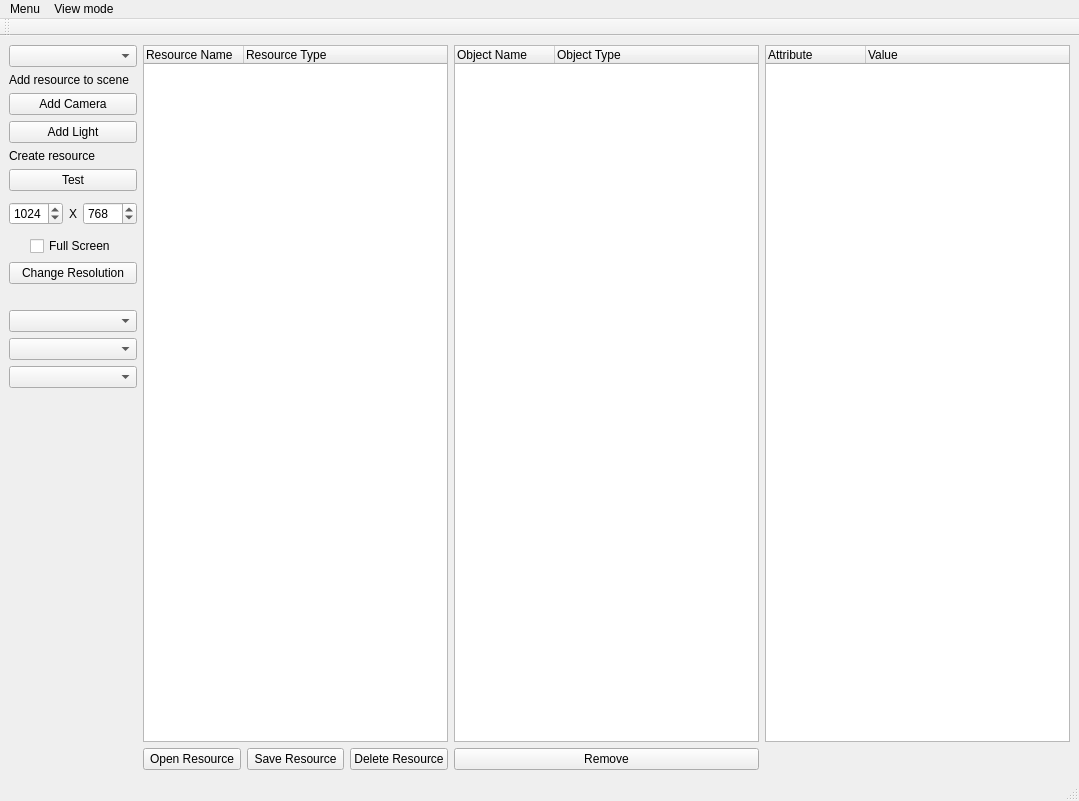
<?xml version="1.0" encoding="UTF-8"?>
<ui version="4.0">
 <class>MainWindow</class>
 <widget class="QMainWindow" name="MainWindow">
  <property name="geometry">
   <rect>
    <x>0</x>
    <y>0</y>
    <width>1079</width>
    <height>801</height>
   </rect>
  </property>
  <property name="windowTitle">
   <string>MainWindow</string>
  </property>
  <widget class="QWidget" name="centralwidget">
   <layout class="QGridLayout" name="gridLayout">
    <item row="0" column="0" colspan="2">
     <layout class="QVBoxLayout" name="verticalLayout">
      <item>
       <widget class="QComboBox" name="comboGameBackend"/>
      </item>
      <item>
       <widget class="QLabel" name="labelAddResource">
        <property name="sizePolicy">
         <sizepolicy hsizetype="Preferred" vsizetype="Maximum">
          <horstretch>0</horstretch>
          <verstretch>0</verstretch>
         </sizepolicy>
        </property>
        <property name="text">
         <string>Add resource to scene</string>
        </property>
       </widget>
      </item>
      <item>
       <widget class="QPushButton" name="btnAddCamera">
        <property name="text">
         <string>Add Camera</string>
        </property>
       </widget>
      </item>
      <item>
       <widget class="QPushButton" name="btnAddLight">
        <property name="text">
         <string>Add Light</string>
        </property>
       </widget>
      </item>
      <item>
       <widget class="QLabel" name="labelCreateReousrce">
        <property name="sizePolicy">
         <sizepolicy hsizetype="Preferred" vsizetype="Maximum">
          <horstretch>0</horstretch>
          <verstretch>0</verstretch>
         </sizepolicy>
        </property>
        <property name="text">
         <string>Create resource</string>
        </property>
       </widget>
      </item>
      <item>
       <layout class="QVBoxLayout" name="verticalLayout_2">
        <item>
         <widget class="QPushButton" name="btnTest">
          <property name="text">
           <string>Test</string>
          </property>
         </widget>
        </item>
        <item>
         <layout class="QHBoxLayout" name="horizontalLayout">
          <property name="topMargin">
           <number>5</number>
          </property>
          <property name="bottomMargin">
           <number>5</number>
          </property>
          <item alignment="Qt::AlignHCenter">
           <widget class="QSpinBox" name="spinWidth">
            <property name="sizePolicy">
             <sizepolicy hsizetype="Maximum" vsizetype="Fixed">
              <horstretch>0</horstretch>
              <verstretch>0</verstretch>
             </sizepolicy>
            </property>
            <property name="minimum">
             <number>0</number>
            </property>
            <property name="maximum">
             <number>9999</number>
            </property>
            <property name="value">
             <number>1024</number>
            </property>
           </widget>
          </item>
          <item alignment="Qt::AlignHCenter">
           <widget class="QLabel" name="label">
            <property name="sizePolicy">
             <sizepolicy hsizetype="Expanding" vsizetype="Preferred">
              <horstretch>0</horstretch>
              <verstretch>0</verstretch>
             </sizepolicy>
            </property>
            <property name="text">
             <string>X</string>
            </property>
           </widget>
          </item>
          <item>
           <widget class="QSpinBox" name="spinHeight">
            <property name="sizePolicy">
             <sizepolicy hsizetype="Expanding" vsizetype="Fixed">
              <horstretch>0</horstretch>
              <verstretch>0</verstretch>
             </sizepolicy>
            </property>
            <property name="maximum">
             <number>9999</number>
            </property>
            <property name="value">
             <number>768</number>
            </property>
           </widget>
          </item>
         </layout>
        </item>
        <item alignment="Qt::AlignHCenter">
         <widget class="QCheckBox" name="checkFullScreen">
          <property name="text">
           <string>Full Screen</string>
          </property>
         </widget>
        </item>
        <item>
         <widget class="QPushButton" name="btnChangeResolution">
          <property name="text">
           <string>Change Resolution</string>
          </property>
         </widget>
        </item>
        <item>
         <spacer name="verticalSpacer_2">
          <property name="orientation">
           <enum>Qt::Vertical</enum>
          </property>
          <property name="sizeType">
           <enum>QSizePolicy::Minimum</enum>
          </property>
          <property name="sizeHint" stdset="0">
           <size>
            <width>20</width>
            <height>20</height>
           </size>
          </property>
         </spacer>
        </item>
        <item>
         <widget class="QComboBox" name="comboRenderingType"/>
        </item>
        <item>
         <widget class="QComboBox" name="comboAntiAliasing"/>
        </item>
        <item>
         <widget class="QComboBox" name="comboRenderTargets"/>
        </item>
        <item>
         <spacer name="verticalSpacer">
          <property name="orientation">
           <enum>Qt::Vertical</enum>
          </property>
          <property name="sizeHint" stdset="0">
           <size>
            <width>20</width>
            <height>40</height>
           </size>
          </property>
         </spacer>
        </item>
       </layout>
      </item>
     </layout>
    </item>
    <item row="5" column="4">
     <layout class="QGridLayout" name="gridLayout_2">
      <item row="0" column="1">
       <widget class="QPushButton" name="btnSaveResource">
        <property name="text">
         <string>Save Resource</string>
        </property>
       </widget>
      </item>
      <item row="0" column="2">
       <widget class="QPushButton" name="btnDeleteResource">
        <property name="text">
         <string>Delete Resource</string>
        </property>
       </widget>
      </item>
      <item row="0" column="0">
       <widget class="QPushButton" name="btnOpenResource">
        <property name="text">
         <string>Open Resource</string>
        </property>
       </widget>
      </item>
     </layout>
    </item>
    <item row="0" column="4">
     <widget class="QTreeWidget" name="resourceListWidget">
      <property name="columnCount">
       <number>2</number>
      </property>
      <column>
       <property name="text">
        <string>Resource Name</string>
       </property>
      </column>
      <column>
       <property name="text">
        <string>Resource Type</string>
       </property>
      </column>
     </widget>
    </item>
    <item row="0" column="5">
     <widget class="QTreeWidget" name="objectListWidget">
      <property name="enabled">
       <bool>true</bool>
      </property>
      <column>
       <property name="text">
        <string>Object Name</string>
       </property>
      </column>
      <column>
       <property name="text">
        <string>Object Type</string>
       </property>
      </column>
     </widget>
    </item>
    <item row="0" column="6">
     <widget class="QTreeWidget" name="attributeTree">
      <property name="sizePolicy">
       <sizepolicy hsizetype="Expanding" vsizetype="Expanding">
        <horstretch>0</horstretch>
        <verstretch>0</verstretch>
       </sizepolicy>
      </property>
      <property name="minimumSize">
       <size>
        <width>0</width>
        <height>0</height>
       </size>
      </property>
      <property name="lineWidth">
       <number>1</number>
      </property>
      <property name="autoExpandDelay">
       <number>0</number>
      </property>
      <column>
       <property name="text">
        <string>Attribute</string>
       </property>
      </column>
      <column>
       <property name="text">
        <string>Value</string>
       </property>
      </column>
     </widget>
    </item>
    <item row="5" column="5">
     <widget class="QPushButton" name="btnRemoveObject">
      <property name="text">
       <string>Remove</string>
      </property>
     </widget>
    </item>
   </layout>
  </widget>
  <widget class="QMenuBar" name="menubar">
   <property name="geometry">
    <rect>
     <x>0</x>
     <y>0</y>
     <width>1079</width>
     <height>20</height>
    </rect>
   </property>
   <widget class="QMenu" name="menuMainMenu">
    <property name="title">
     <string>Menu</string>
    </property>
    <addaction name="separator"/>
    <addaction name="actionNewProject"/>
    <addaction name="actionOpenProject"/>
    <addaction name="actionSaveProject"/>
    <addaction name="separator"/>
    <addaction name="actionNewScene"/>
    <addaction name="actionSaveScene"/>
    <addaction name="separator"/>
    <addaction name="actionExit"/>
   </widget>
   <widget class="QMenu" name="menuViewmode">
    <property name="title">
     <string>View mode</string>
    </property>
    <addaction name="actionWireframe"/>
    <addaction name="actionShading"/>
   </widget>
   <addaction name="menuMainMenu"/>
   <addaction name="menuViewmode"/>
  </widget>
  <widget class="QStatusBar" name="statusbar"/>
  <widget class="QToolBar" name="toolBar">
   <property name="windowTitle">
    <string>toolBar</string>
   </property>
   <attribute name="toolBarArea">
    <enum>TopToolBarArea</enum>
   </attribute>
   <attribute name="toolBarBreak">
    <bool>false</bool>
   </attribute>
  </widget>
  <action name="actionExit">
   <property name="text">
    <string>Exit</string>
   </property>
  </action>
  <action name="actionWireframe">
   <property name="text">
    <string>Wireframe</string>
   </property>
  </action>
  <action name="actionShading">
   <property name="text">
    <string>Shading</string>
   </property>
  </action>
  <action name="actionOpenProject">
   <property name="text">
    <string>Open Project</string>
   </property>
  </action>
  <action name="actionSaveProject">
   <property name="text">
    <string>Save Project</string>
   </property>
  </action>
  <action name="actionSaveAsProject">
   <property name="text">
    <string>Save As Project</string>
   </property>
  </action>
  <action name="actionNewProject">
   <property name="text">
    <string>New Project</string>
   </property>
  </action>
  <action name="actionNewScene">
   <property name="text">
    <string>New Scene</string>
   </property>
  </action>
  <action name="actionSaveScene">
   <property name="text">
    <string>Save Scene</string>
   </property>
  </action>
  <action name="actionSaveAsScene">
   <property name="text">
    <string>Save As Scene</string>
   </property>
  </action>
 </widget>
 <resources/>
 <connections/>
 <slots>
  <slot>exit()</slot>
 </slots>
</ui>
